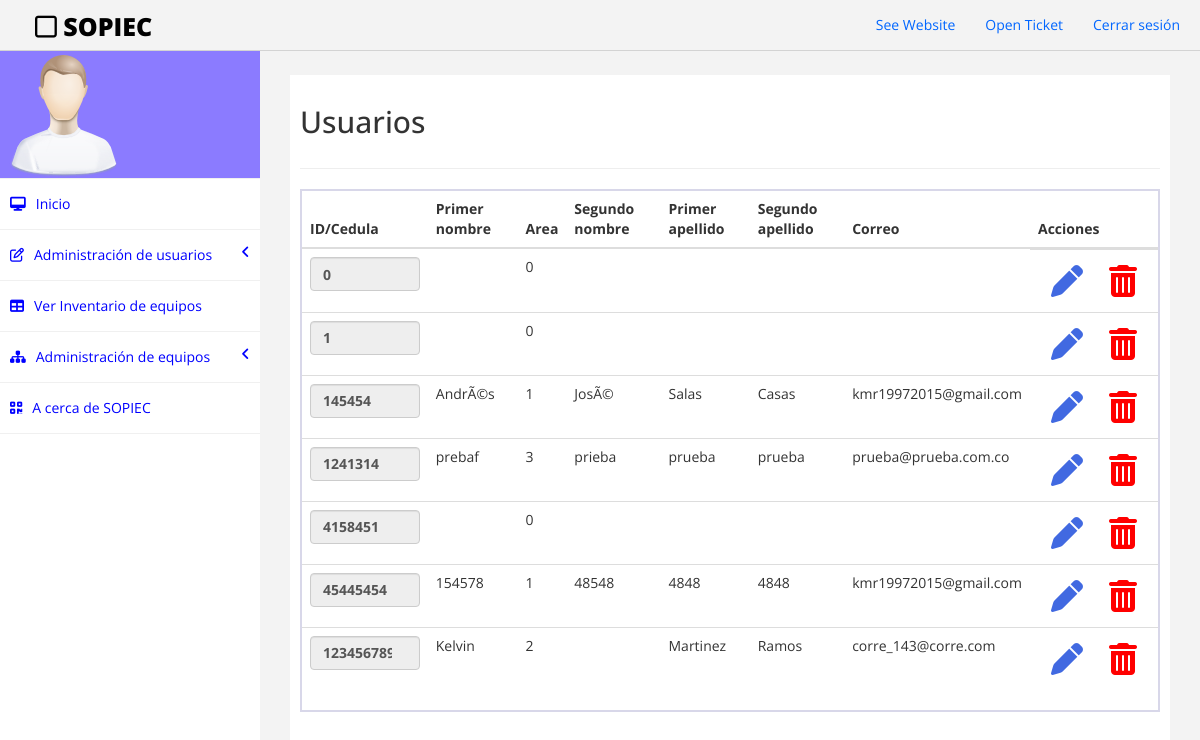
The app's page /SOPIEC/usuarios.php with its own data.
### tables this page shows
CREATE TABLE IF NOT EXISTS `usuarios` (
  `cedula` int(12) NOT NULL,
  `area` int(11) NOT NULL,
  `primer_nombre` varchar(45) NOT NULL,
  `segundo_nombre` varchar(45) NOT NULL,
  `primer_apellido` varchar(45) NOT NULL,
  `segundo_apellido` varchar(45) NOT NULL,
  `email` varchar(45) NOT NULL,
  `contrasena` varchar(45) NOT NULL,
  PRIMARY KEY (`cedula`)
);

### SOPIEC/usuarios.php (the view, shortened to what this page needs)
<!DOCTYPE html>
<html>
<head>
    <link href="assets/css/bootstrap.css" rel="stylesheet" />
    <link href="assets/css/font-awesome.css" rel="stylesheet" />
    <link href="assets/css/style.css" rel="stylesheet" />
</head>
<body>
    <div id="wrapper">
        <div class="navbar navbar-inverse navbar-fixed-top">
            <div class="adjust-nav">
                <div class="navbar-header">
                    <a class="navbar-brand" href="#"><i class="fa fa-square-o "></i>&nbsp;SOPIEC</a>
                </div>
                <div class="navbar-collapse collapse">
                    <ul class="nav navbar-nav navbar-right">
                        <li><a href="#">See Website</a></li>
                        <li><a href="#">Open Ticket</a></li>
                        <li><a href="#">Cerrar sesión</a></li>
                    </ul>
                </div>
            </div>
        </div>
        <nav class="navbar-default navbar-side" role="navigation">
            <div class="sidebar-collapse">
                <ul class="nav" id="main-menu">
                    <li class="text-center user-image-back">
                        <img src="assets/img/find_user.png" class="img-responsive" />
                    </li>
                    <li>
                        <a href="index.html"><i class="fa fa-desktop "></i>Inicio</a>
                    </li>
                    <li>
                        <a href="#"><i class="fa fa-edit "></i>Administración de usuarios<span class="fa arrow"></span></a>
                    </li>
                    <li>
                        <a href="#"><i class="fa fa-table "></i>Ver Inventario de equipos</a>
                    </li>
                    <li>
                        <a href="#"><i class="fa fa-sitemap "></i>Administración de equipos<span class="fa arrow"></span></a>
                    </li>
                    <li>
                        <a href="#"><i class="fa fa-qrcode "></i>A cerca de SOPIEC</a>
                    </li>
                </ul>
            </div>
        </nav>
        <div id="page-wrapper">
            <div id="page-inner">
                <div class="row">
                    <div class="col-md-12">
                        <h2>Usuarios</h2>
                    </div>
                </div>
                <hr />
                <?php
                require_once("assets/php/db.php");
                $registros = mysqli_query($conexion, "select cedula,area,primer_nombre,segundo_nombre,primer_apellido,segundo_apellido,email
                                      from usuarios") or
                    die("Problemas en el select:" . mysqli_error($conexion));
                ?>
                <div id="contenedor-usuarios" class="container contenedor-usuarios">
                    <div class="row">
                        <table class="table">
                            <thead class="thead-light ">
                                <tr class="">
                                    <th scope="col">ID/Cedula</th>
                                    <th scope="col">Primer nombre</th>
                                    <th scope="col">Area</th>
                                    <th scope="col">Segundo nombre</th>
                                    <th scope="col">Primer apellido</th>
                                    <th scope="col">Segundo apellido</th>
                                    <th scope="col">Correo</th>
                                    <th scope="col">Acciones</th>
                                </tr>
                            </thead>
                            <tbody>
                                <?php
                                while ($reg = mysqli_fetch_array($registros)) {
                                ?>
                                    <tr class="actual">
                                        <th scope="row">
                                            <input class="form-control" type="number" value="<?php echo $cedula = $reg['cedula'] ?>" readonly id="cedula" name="cedula" readonl> </th>
                                        <td> <?php echo $reg['primer_nombre'] ?></td>
                                        <td> <?php echo $reg['area'] ?></td>
                                        <td> <?php echo $reg['segundo_nombre'] ?></td>
                                        <td> <?php echo $reg['primer_apellido'] ?> </td>
                                        <td> <?php echo $reg['segundo_apellido'] ?> </td>
                                        <td> <?php echo $reg['email'] ?> </td>
                                        <td class="eliminar-editar">
                                            <a id="edit" class="btn fa fa-pen" href="modificar.php?cedula=<?php echo $reg['cedula']; ?>"></a>
                                            <a id="del" class="btn fa fa-trash-alt" href="assets/php/borrar.php?cedula=<?php echo $reg['cedula']; ?>"></a>
                                        </td>
                                    </tr>
                    </div>
                </div>
            <?php
                                }
            ?>
</body>
</html>

### SOPIEC/assets/css/style.css (style rules this page uses)
body { font-family: 'Open Sans', sans-serif; }
#wrapper { width: 100%; margin-top:50px; }
#page-wrapper { padding: 15px 15px; min-height: 600px; background:#F3F3F3; }
#page-inner { width:100%; margin:10px 20px 10px 0px; background-color:#fff!important; padding:10px; min-height:1200px; }
.text-center { text-align:center; }
.user-image-back { background-color:#8B7BFF; }
.navbar-inverse .navbar-nav > li > a { color: #06F; }
.arrow { float: right; }
.fa.arrow:before { content: "\f104"; }
.sidebar-collapse , .sidebar-collapse .nav { background:none; }
.sidebar-collapse .nav { padding:0; }
.sidebar-collapse .nav > li > a { background: #FFFFFF; text-shadow: none; color:#0000FF; }
.sidebar-collapse > .nav > li > a { padding:15px 10px; }
.sidebar-collapse > .nav > li { border-bottom: 1px solid rgba(240, 240, 240, 1) !important; }
.navbar-side { border:none; background-color: #202020; }
.navbar-inverse { background-color: #f3f3f3; border-color: #D3D3D3; }
.navbar-default { border:0px solid #DDDDDD; }
.nav > li > a > i { margin-right:10px; }
.navbar-inverse .navbar-brand { color: #000000; font-size: 25px; font-weight: 900; }
.adjust-nav { padding-left:20px;padding-right:20px; }
.btn { border-radius: 0px; -webkit-border-radius: 0px; -moz-border-radius: 0px; }
@media (min-width:768px) { #page-wrapper { margin: 0 0 0 260px; padding: 15px 30px; min-height: 1200px; } }
@media (min-width:768px) { .navbar-side { z-index: 1; position: absolute; width: 260px; } }
@media (min-width:768px) { .navbar { border-radius: 0px; } }
.contenedor-usuarios { margin-top: 2%; border: 2px solid rgba(245, 137, 13, 0.979); width: 100%; border-color: #2922872e; background-color: white; }
body { background-color: white; }
#edit { color: royalblue; }
#del { color: red; }
.btn { font-size: xx-large; }
.eliminar-editar { display: flex; justify-content: space-between; }

### records on screen
usuarios: cedula "0", area "0"
usuarios: cedula "1", area "0"
usuarios: cedula "145454", primer_nombre "AndrÃ©s", area "1", segundo_nombre "JosÃ©", primer_apellido "Salas", segundo_apellido "Casas", email "kmr19972015@gmail.com"
usuarios: cedula "1241314", primer_nombre "prebaf", area "3", segundo_nombre "prieba", primer_apellido "prueba", segundo_apellido "prueba", email "prueba@prueba.com.co"
usuarios: cedula "4158451", area "0"
usuarios: cedula "45445454", primer_nombre "154578", area "1", segundo_nombre "48548", primer_apellido "4848", segundo_apellido "4848", email "kmr19972015@gmail.com"
usuarios: cedula "123456789", primer_nombre "Kelvin", area "2", primer_apellido "Martinez", segundo_apellido "Ramos", email "corre_143@corre.com"
